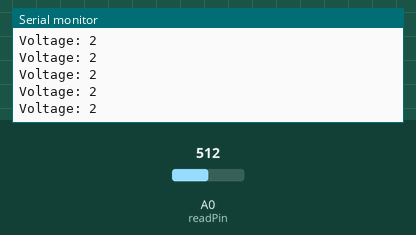
Bench run of a sketch on a simulated Arduino Uno, built with avr-gcc and run on an emulated ATmega328P. On the bench: the last lines printed to the serial monitor. The test bench sets the inputs (shaded band); at power-on: A0 (readPin) = 512.

Above: at 1.2 s.
1.3 s: A0 (readPin) set to 716
At 1.31 s:
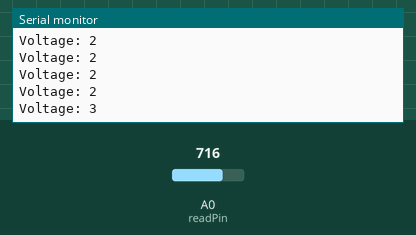
2.8 s: A0 (readPin) set to 900
At 2.82 s:
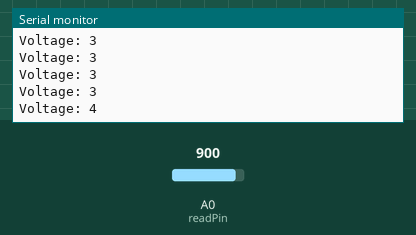
Timing chart, 0 to 5.8 s (numbered marks = the images above; inputs shaded):
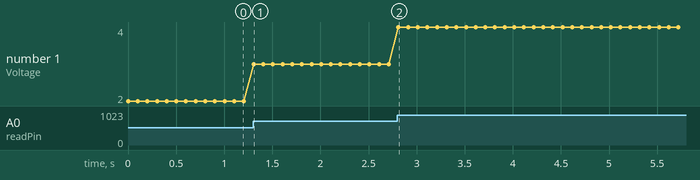

The sketch:

10072025HW.ino
```cpp
//HW - Read and display voltage (0V = 0, 5V = 1023)

int readPin = A0; // Declare analog pin used for voltage measurement

int val = 0; // Declare integer variable to store raw voltage measurement

float voltageVal = 0; // Declare float to store voltage (with decimal points) //Could this be a double? safe to assume that voltage will not be negative entering this pin.

void setup()
{
  Serial.begin(9600); // Begin serial communication to laptop

}

void loop()
{
  val = analogRead(readPin); // Measure "voltage" on the readPin, range from 0 - 1023
  voltageVal = val / 204.6; // 1023 / 5 = 204.6, which we can use to convert the large range to the 0-5V expected range

  Serial.print("Voltage: "); // Lable to help humans read the data
  Serial.println(round(voltageVal * 100) / 100); // Output data on serial monitor, rounded to 2 decimal places

  delay(100); // delay of 100 microsecods to slow down data flow, and make easier to read

}
```

Measured:
- after the input at 1.3 s, the serial monitor: prints a new line at once (image 1)
- after the input at 2.8 s, the serial monitor: prints a new line at once (image 2)
- plotted number 1: 2 → 3 after the input at 1.3 s, 3 → 4 after the input at 2.8 s
